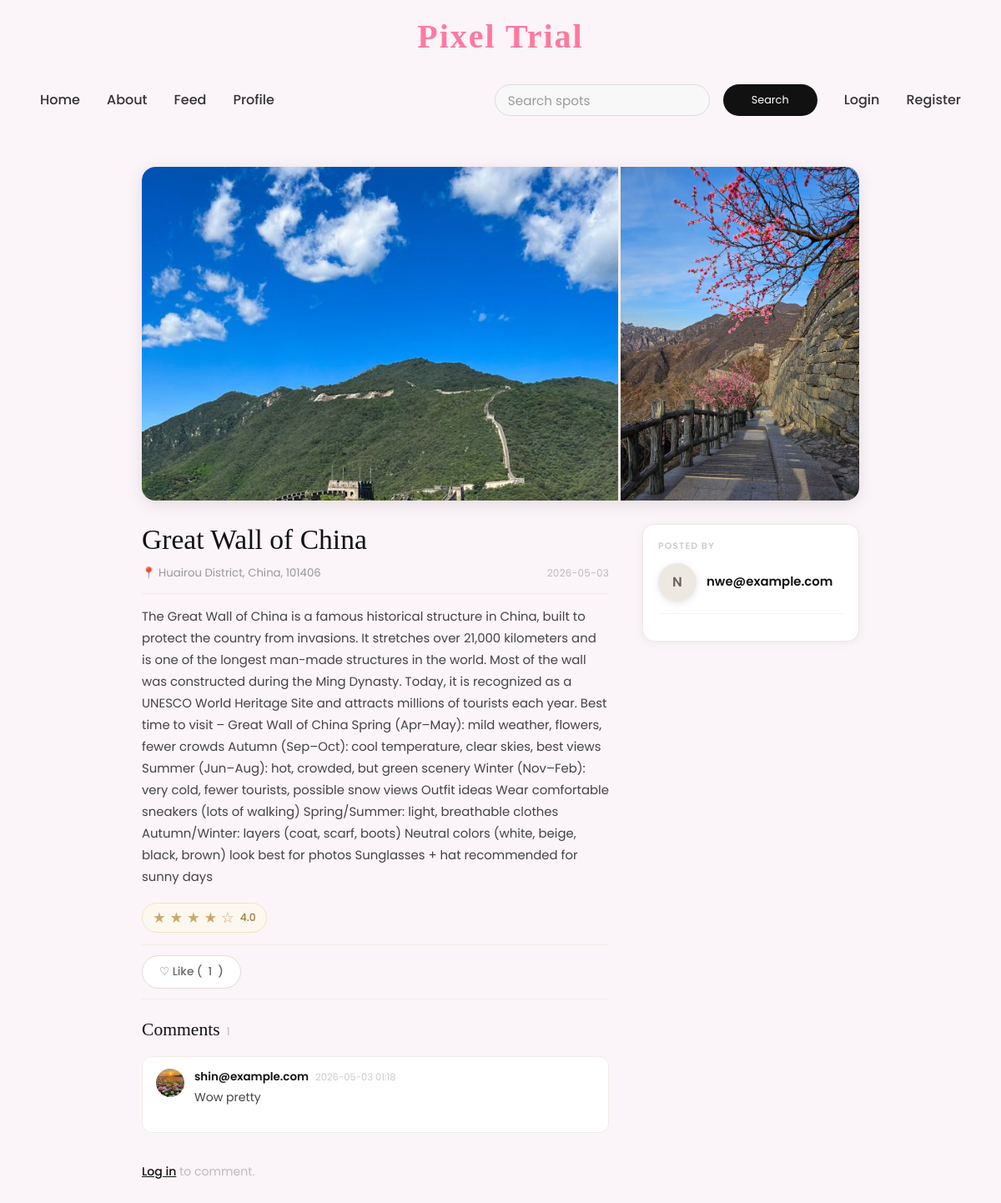
/spot/4, run on an earlier commit of the app's database.
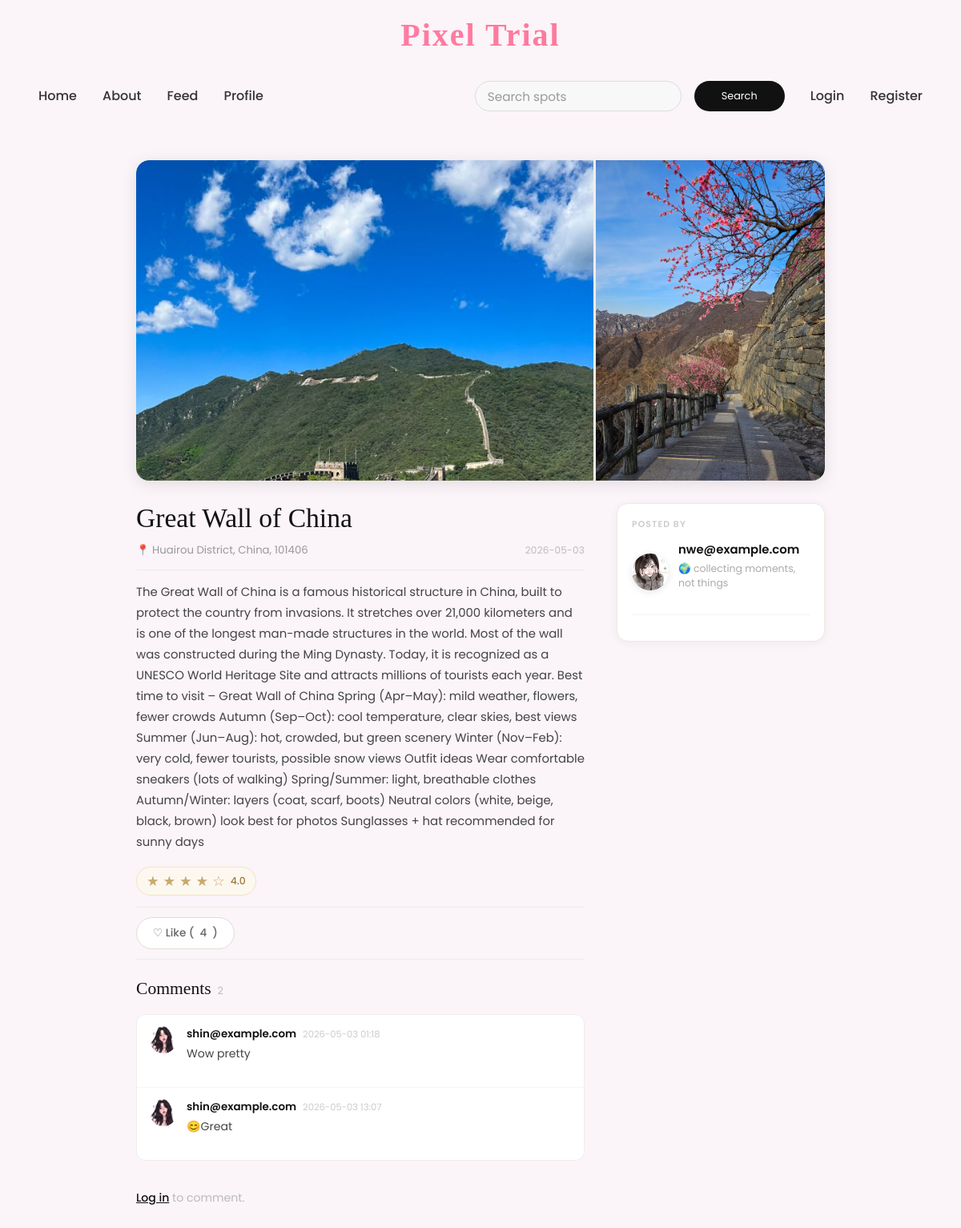
And on a later commit of the database.
### tables this page shows
CREATE TABLE comments (
    id         INTEGER PRIMARY KEY AUTOINCREMENT,
    user_id    INTEGER NOT NULL,
    spot_id    INTEGER NOT NULL,
    comment    TEXT NOT NULL,
    created_at TEXT DEFAULT CURRENT_TIMESTAMP,
    FOREIGN KEY(user_id) REFERENCES users(id),
    FOREIGN KEY(spot_id) REFERENCES spots(id)
);

CREATE TABLE profiles (
    id            INTEGER PRIMARY KEY AUTOINCREMENT,
    user_id       INTEGER UNIQUE NOT NULL,
    bio           TEXT,
    profile_photo TEXT DEFAULT 'default.jpg',
    instagram     TEXT,
    FOREIGN KEY(user_id) REFERENCES users(id)
);

CREATE TABLE users (
    id          INTEGER PRIMARY KEY AUTOINCREMENT,
    username    TEXT UNIQUE NOT NULL,
    email       TEXT UNIQUE,
    password    TEXT NOT NULL,
    role        TEXT DEFAULT 'user'
);

### app.py (the view, shortened to what this page needs)
@app.route("/spot/<int:spot_id>")
def spot_detail(spot_id):
    db = get_db()
    spot = db.execute("""
        SELECT
            spots.*,
            users.id AS user_id,
            users.username,
            profiles.profile_photo,
            profiles.bio,
            COALESCE(l.like_count, 0) AS like_count,
            COALESCE(r.avg_rating, 0) AS avg_rating
        FROM spots
        JOIN users ON users.id = spots.user_id
        LEFT JOIN profiles ON profiles.user_id = spots.user_id
        LEFT JOIN (
            SELECT spot_id, COUNT(*) AS like_count
            FROM likes
            GROUP BY spot_id
        ) l ON l.spot_id = spots.id
        LEFT JOIN (
            SELECT spot_id, ROUND(AVG(rating), 1) AS avg_rating
            FROM ratings
            GROUP BY spot_id
        ) r ON r.spot_id = spots.id
        WHERE spots.id = ?
    """, (spot_id,)).fetchone()
    if not spot:
        db.close()
        return "Post not found", 404
    images = db.execute("""
        SELECT filename
        FROM spot_images
        WHERE spot_id = ?
        ORDER BY sort_order
    """, (spot_id,)).fetchall()
    comments = db.execute("""
        SELECT comments.*, users.username, profiles.profile_photo
        FROM comments
        JOIN users ON users.id = comments.user_id
        LEFT JOIN profiles ON profiles.user_id = comments.user_id
        WHERE comments.spot_id = ?
        ORDER BY comments.created_at ASC
    """, (spot_id,)).fetchall()
    user_liked = False
    user_rating = None
    db.close()
    return render_template(
        "spot_detail.html",
        spot=spot,
        images=images,
        comments=comments,
        user_liked=user_liked,
        user_rating=user_rating
    )

### app.py (called while the page is built)
@app.context_processor
def inject_site_name():
    return {"siteName": "Pixel Trial"}

def get_db():
    conn = sqlite3.connect(DB_PATH)
    conn.row_factory = sqlite3.Row
    return conn

### templates/spot_detail.html (shortened to what the changed rows need)
{% extends "base.html" %}
{% block content %}
<div class="sd-wrap">
  {% set imgs = images | list %}
  <div class="sd-body">
    <div class="sd-main">
      <h1 class="sd-title">{{ spot.name }}</h1>
      {% if spot.location %}
        <div class="sd-loc-row">
          <p class="sd-loc">📍 {{ spot.location }}</p>
          <span class="sd-date">{{ spot.created_at[:10] }}</span>
        </div>
      {% endif %}
      {% if spot.description %}
        <p class="sd-desc">{{ spot.description }}</p>
      {% endif %}
      {% if spot.avg_rating %}
        <p class="sd-avg">
          {% for i in range(1, 6) %}
            {% if i <= spot.avg_rating %}★{% else %}☆{% endif %}
          {% endfor %}
          <span class="sd-avg-num">{{ spot.avg_rating }}</span>
        </p>
      {% endif %}
      <div class="sd-action-row">
        <form action="{{ url_for('like', spot_id=spot.id) }}" method="POST">
          <button type="submit" class="sd-like-btn {% if user_liked %}liked{% endif %}">
            {% if user_liked %}♥ Liked{% else %}♡ Like{% endif %}
            (<span class="like-count">{{ spot.like_count }}</span>)
          </button>
        </form>
      </div>
      <section class="sd-comments" id="comments">
        <h2 class="sd-comments-title">
          Comments <span class="sd-comments-count">{{ comments | length }}</span>
        </h2>
        {% if comments %}
          <div class="sd-comment-list">
            {% for c in comments %}
              <div class="sd-comment">
                <a href="{{ url_for('profile', user_id=c.user_id) }}">
                  {% if c.profile_photo and c.profile_photo != 'default.jpg' %}
                    <img src="{{ url_for('static', filename='images/profiles/' ~ c.profile_photo) }}"
                         class="sd-cav" alt="">
                  {% else %}
                    <div class="sd-cav sd-cav-i">{{ c.username[0].upper() }}</div>
                  {% endif %}
                </a>
                <div class="sd-cbody">
                  <div class="sd-cmeta">
                    <a href="{{ url_for('profile', user_id=c.user_id) }}" class="sd-cuser">{{ c.username }}</a>
                    <span class="sd-ctime">{{ c.created_at[:16].replace('T',' ') }}</span>
                  </div>
                  <p class="sd-ctext">{{ c.comment }}</p>
                </div>
              </div>
            {% endfor %}
          </div>
        {% else %}
          <p class="sd-no-comments">No comments yet. Be the first!</p>
        {% endif %}
        {% if session.get('user_id') %}
          <form action="{{ url_for('add_comment', spot_id=spot.id) }}" method="POST" class="sd-cform">
            <div class="sd-cav sd-cav-i">{{ session['username'][0].upper() }}</div>
            <div class="sd-cform-right">
              <textarea name="comment" class="sd-textarea"
                        placeholder="Add a comment…" rows="2" required></textarea>
              <div class="sd-post-row">
                <button type="submit" class="sd-post-btn">Post</button>
                {% if session.get('user_id') == spot.user_id %}
                  <a href="{{ url_for('edit_post', post_id=spot.id) }}" class="sd-edit-btn">Edit / Delete</a>
                {% endif %}
              </div>
            </div>
          </form>
        {% else %}
          <p class="sd-login-prompt">
          </p>
        {% endif %}
      </section>
    </div>
    <aside class="sd-sidebar">
      <div class="sd-sidebar-card">
        <a href="{{ url_for('profile', user_id=spot.user_id) }}" class="sd-owner">
          {% if spot.profile_photo and spot.profile_photo != 'default.jpg' %}
            <img src="{{ url_for('static', filename='images/profiles/' ~ spot.profile_photo) }}"
                 class="sd-owner-av" alt="">
          {% else %}
            <div class="sd-owner-av sd-owner-av-i">{{ spot.username[0].upper() }}</div>
          {% endif %}
          <div>
            <p class="sd-owner-name">{{ spot.username }}</p>
            {% if spot.bio %}
              <p class="sd-owner-bio">{{ spot.bio[:70] }}{% if spot.bio|length > 70 %}…{% endif %}</p>
            {% endif %}
          </div>
        </a>
      </div>
    </aside>
  </div>
</div>
{% endblock %}

What changed in the data, as far as the page shows it:
changed through a linked row, comments "Wow pretty": profile_photo: a different picture
added comments: profile_photo (picture), username "shin@example.com", created_at "2026-05-03 13:07", comment "😊Great"
shown differently, row unchanged: users "nwe@example.com": username "N" → (not shown)
now on this page (row edited): profiles: bio "🌍 collecting moments, not things"
Also different on the page:
{{ spot.like_count }}: "1" → "4"
{{ comments | length }}: "1" → "2"
